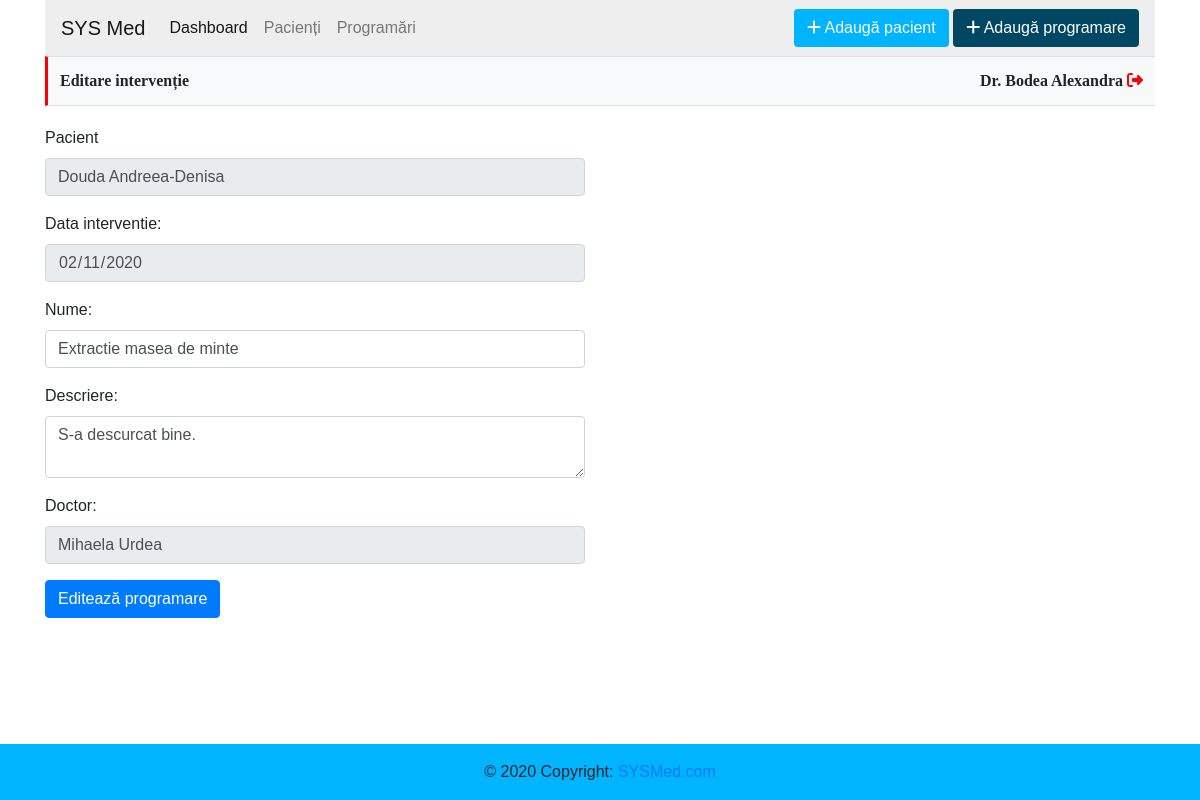
The app's page /editare_interventie.php?id_interventie=49&id=34 (signed in) with its own data.
### tables this page shows
CREATE TABLE `doctori` (
  `id` int(11) NOT NULL,
  `user` varchar(255) NOT NULL,
  `parola` varchar(255) NOT NULL,
  `nume_prenume` varchar(255) NOT NULL,
  `email` varchar(255) NOT NULL
);

CREATE TABLE `pacienti_tratamente` (
  `id` int(11) NOT NULL,
  `id_pacient` int(11) NOT NULL,
  `id_doctor` int(11) NOT NULL,
  `nume` varchar(255) NOT NULL,
  `data` int(11) NOT NULL,
  `descriere_interventie` text NOT NULL
);

CREATE TABLE `pacienti` (
  `id` int(11) NOT NULL,
  `nume_prenume` varchar(255) NOT NULL,
  `adresa` varchar(255) NOT NULL,
  `telefon` varchar(15) NOT NULL,
  `email` varchar(255) NOT NULL,
  `alergii` varchar(255) DEFAULT NULL,
  `formular` varchar(255) DEFAULT NULL
);

### inc/functions.php (called while the page is built, shortened)
<?php
function get_user($user, $parola)
{
    global $link;
    $user = mysqli_real_escape_string($link, $user);
    $parola = mysqli_real_escape_string($link, $parola);
    $result = mysqli_query($link, "SELECT * FROM doctori WHERE user = '$user' AND parola = '$parola' LIMIT 1");
    return mysqli_fetch_assoc($result);
}
?>

### inc/init.php (called while the page is built, shortened)
<?php
$link = mysqli_connect("localhost", "root", "", "med_system");
include 'functions.php';
if (isset($_COOKIE['user']) && isset($_COOKIE['parola'])) {
    $udata = get_user($_COOKIE['user'], $_COOKIE['parola']);
}

### editare_interventie.php (the view, shortened to what this page needs)
<?php
include 'inc/init.php';
$meta = array(
    'title' => 'Editare intervenție'
);
include 'inc/header.php';
if(isset($_GET['id_interventie']) && isset($_GET['id'])){
    $id_interventie = $_GET['id_interventie'];
    $sql = "SELECT * FROM pacienti_tratamente WHERE id = '$id_interventie' LIMIT 1";
    $result = mysqli_query($link, $sql);
}
while($row = mysqli_fetch_assoc($result)):
$data_db = $row['data'];
$data = date("Y-m-d", $data_db);
$id_pacient = $row['id_pacient'];
$pacient = mysqli_query($link, "SELECT `nume_prenume` FROM `pacienti` WHERE id = '$id_pacient' LIMIT 1");
$nume_pacient = mysqli_fetch_assoc($pacient);
$id_doctor = $row['id_doctor'];
$doctor = mysqli_query($link, "SELECT `nume_prenume` FROM `doctori` WHERE id = '$id_doctor' LIMIT 1");
$nume_doctor = mysqli_fetch_assoc($doctor);
?>
<div class="row">
    <div class="col-md-6 formular">
        <form method="POST" action="">
            <div class="form-group">
                <label for="pacient">Pacient</label>
                <input class="form-control" type="text" disabled value="<?= $nume_pacient['nume_prenume'] ?>" />
            </div>
            <div class="form-group">
                <label for="data">Data interventie: </label>
                <input disabled type="date" class="form-control" name="data" required value="<?= $data ?>"/>
            </div>
            <div class="form-group">
                <label for="nume_prenume">Nume: </label>
                <input name="nume" class="form-control" type="text" value="<?= $row['nume'] ?>" />
            </div>
            <div class="form-group">
                <label for="nume_prenume">Descriere: </label>
                <textarea name="descriere" class="form-control" type="text"><?= $row['descriere_interventie'] ?></textarea>
            </div>
            <div class="form-group">
                <label for="nume_prenume">Doctor: </label>
                <input class="form-control" type="text" disabled value="<?= $nume_doctor['nume_prenume'] ?>" />
            </div>
            <input type="submit" class="btn btn-primary" name="submit" value="Editează programare"/>
        </form>
    </div>
</div>
<?php
endwhile;
include 'inc/footer.php';?>

### inc/header.php (shortened to what this page needs)
<?php
if(isset($udata['id'])){
    $id_doctor = $udata['id'];
    $result_doctor = mysqli_query($link, "SELECT id, nume_prenume FROM doctori WHERE id='$id_doctor'");
}   else{
    header("location: login.php");
}
?>
<!DOCTYPE html>
<html>
    <head>
        <link rel="stylesheet" href="https://stackpath.bootstrapcdn.com/bootstrap/4.4.1/css/bootstrap.min.css">
        <link rel="stylesheet" href="style.css">
    </head>
    <body>
        <div class="container">
            <div class="row">
                <div class="col-lg-12">
                    <nav class="navbar navbar-expand-lg navbar-light">
                    <a class="navbar-brand" href="index.php">SYS Med</a>
                    <div class="collapse navbar-collapse" id="navbarSupportedContent">
                        <ul class="navbar-nav mr-auto">
                        <li class="nav-item active">
                            <a class="nav-link" href="index.php">Dashboard <span class="sr-only">(current)</span></a>
                        </li>
                        <li class="nav-item">
                            <a class="nav-link" href="pacienti.php">Pacienți</a>
                        </li>
                        <li class="nav-item">
                            <a class="nav-link" href="programari.php">Programări</a>
                        </li>
                        </ul>
                        <div class="text-right">
                            <button type="button" class="btn add_patient"><i class="fas fa-plus"></i> <a href="adauga_pacient.php">Adaugă pacient</a></button>
                            <button type="button" class="btn add_apt"><i class="fas fa-plus"></i> <a href="adauga_programare.php">Adaugă programare</a></button>
                        </div>
                    </div>
                    </nav>
                </div>
            </div>
            <div class="row">
                <div class="col-lg-12">
                    <nav class="navbar bg-light head">
                        <span><?= $meta['title']?></span>
                        <div class="text-right">
                            <?php while($row = mysqli_fetch_assoc($result_doctor)): ?>
                                Dr. <?=$row['nume_prenume']?> <a title="Logout" href="?logout"><i class="fas fa-sign-out-alt"></i></a>
                            <?php endwhile;?>
                        </div>
                    </nav>
                </div>
            </div>

### style.css (style rules this page uses)
body { font-family: Verdana, Tahoma, sans-serif; }
i { color: #fff; }
.container { margin-bottom: 100px !important; }
.navbar { background:#eee; }
nav.head { border-left: 3px solid red; border-top: 1px solid rgb(222, 226, 230); border-bottom: 1.5px solid rgb(222, 226, 230); font-size: 16px; font-weight: bold; font-family: Verdana; padding: 0; padding: 12px; }
button.add_patient { background: #00B4FF; }
.add_patient a, .add_apt a { color: #fff; }
button.add_apt { background: #004763; }
i.fa-sign-out-alt { color: red; }
.formular { margin-top: 20px; }

### records on screen
doctori: nume_prenume "Bodea Alexandra"
pacienti_tratamente: id_pacient.nume_prenume "Douda Andreea-Denisa", data "02/11/2020", nume "Extractie masea de minte", descriere "S-a descurcat bine.", id_doctor.nume_prenume "Mihaela Urdea"

### other values on screen
$meta['title'] "Editare intervenție"
